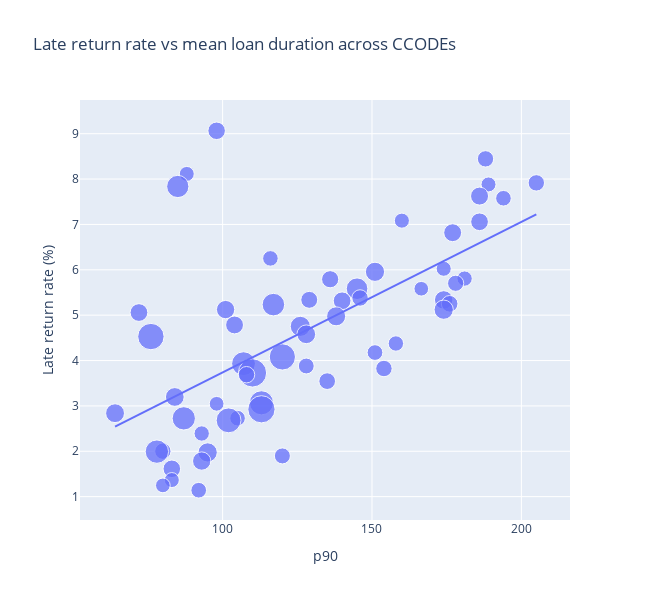

Source (notebook cell):
### Markdown cell above
Across ccodes, there is no significant correlation between the median difference in loan duration (late vs. on-time) and the late-return rate.
Thus, the magnitude of the loan-duration difference in late cases (as a measure of “severity”) does not appear to be related to how frequently late returns occur.

### Code cell
input_data_frame = ccode_table.copy()

input_data_frame["size"] = 50 + 400 * np.sqrt(
    input_data_frame["n_loans"] / input_data_frame["n_loans"].max()
)

fig = px.scatter(
    input_data_frame,
    x="p90",
    y="late_rate_percent",
    size="size",
    hover_name="Sammlungszeichen/CCODE",
    hover_data={
        "n_loans": True,
        "p90": ":.1f",
        "late_rate_percent": ":.2f",
        "size": False,
    },
    labels={
        "p90": "p90",
        "late_rate_percent": "Late return rate (%)",
    },
    title="Late return rate vs mean loan duration across CCODEs",
    trendline="ols",
)

fig.update_traces(marker=dict(opacity=0.75))
fig.update_layout(width=650, height=600)
fig.show()

log_pearson_spearman(input_data_frame, "p90", "late_rate_percent")

### Figure 1 — Plotly figure (JSON) as saved in the notebook; plotly's stock layout.template omitted (floating-point values rounded to 4 significant figures)
{"data": [{"customdata": [[16320.0, 172.5], [11000.0, 150.6], [6261.0, 125.9], [11280.0, 151.8], [6293.0, 126.1], [56860.0, 278.6], [18990.0, 182.1], [8262.0, 137.2], [6593.0, 127.9], [17310.0, 176.2], [18510.0, 180.4], [8078.0, 136.2], [6525.0, 127.5], [26900.0, 207.3], [7285.0, 131.8], [14690.0, 166.2], [10400.0, 147.8], [49080.0, 262.4], [5446.0, 120.8], [11530.0, 152.9], [13640.0, 162.0], [22100.0, 192.5], [17770.0, 177.8], [12100.0, 155.4], [60690.0, 286.2], [21100.0, 189.3], [27400.0, 208.7], [17690.0, 177.5], [25710.0, 203.7], [18210.0, 179.4], [34520.0, 228.1], [23680.0, 197.5], [127000.0, 391.6], [7496.0, 133.0], [8621.0, 139.0], [123900.0, 387.5], [78710.0, 319.0], [9202.0, 142.0], [11300.0, 151.9], [174000.0, 450.0], [11420.0, 152.4], [12410.0, 156.8], [23650.0, 197.4], [83570.0, 327.2], [5712.0, 122.5], [147000.0, 417.7], [24620.0, 200.4], [8244.0, 137.1], [70800.0, 305.1], [96440.0, 347.8], [7358.0, 132.2], [10840.0, 149.8], [72230.0, 307.7], [27100.0, 207.8], [9696.0, 144.4], [20900.0, 188.6], [16610.0, 173.6], [6370.0, 126.5], [5531.0, 121.3], [8499.0, 138.4]], "hovertemplate": "<b>%{hovertext}</b><br><br>p90=%{x:.1f}<br>Late return rate (%)=%{y:.2f}<br>n_loans=%{customdata[0]}<extra></extra>", "hovertext": ["dvdsa", "esan", "dvdkisa", "esaw", "sk", "dvdki", "esav", "esah", "esag", "esao", "esam", "eslfantasy", "esar", "jusa", "esas", "kifr", "esau", "kisa", "esak", "esae", "jusare", "esach", "sp", "esay", "kisl", "mag", "esax", "dvdserie", "kisare", "tonie", "jusl", "efr", "dvdsl", "dsa", "esap", "kisl4.1", "kisl5.1", "kisabire", "esad", "kisl1", "zs", "dkisa", "ecom", "esac", "eslbiograf", "dki", "juslmanga", "eslhist", "kislcomic", "esl", "esltabu", "dslKrimi", "eslkrimi/thriller", "dsl", "dmKlassik", "dmPop", "eslunterha", "dslThriller", "dmWeltmusik/Folk", "dmJazz"], "legendgroup": "", "marker": {"color": "#636efa", "size": [172.5, 150.6, 125.9, 151.8, 126.1, 278.6, 182.1, 137.2, 127.9, 176.2, 180.4, 136.2, 127.5, 207.3, 131.8, 166.2, 147.8, 262.4, 120.8, 152.9, 162.0, 192.5, 177.8, 155.4, 286.2, 189.3, 208.7, 177.5, 203.7, 179.4, 228.1, 197.5, 391.6, 133.0, 139.0, 387.5, 319.0, 142.0, 151.9, 450.0, 152.4, 156.8, 197.4, 327.2, 122.5, 417.7, 200.4, 137.1, 305.1, 347.8, 132.2, 149.8, 307.7, 207.8, 144.4, 188.6, 173.6, 126.5, 121.3, 138.4], "sizemode": "area", "sizeref": 1.125, "symbol": "circle", "opacity": 0.75}, "mode": "markers", "name": "", "orientation": "v", "showlegend": false, "x": [98.0, 188.0, 88.0, 205.0, 189.0, 85.0, 186.0, 194.0, 160.0, 186.0, 177.0, 116.0, 174.0, 151.0, 181.0, 136.0, 178.0, 145.0, 166.5, 146.0, 129.0, 174.0, 140.0, 176.0, 117.0, 101.0, 174.0, 72.0, 138.0, 104.0, 126.0, 128.0, 76.0, 158.0, 151.0, 120.0, 107.0, 128.0, 154.0, 110.0, 108.0, 135.0, 84.0, 113.0, 98.0, 113.0, 64.0, 105.0, 87.0, 102.0, 93.0, 80.0, 78.0, 95.0, 120.0, 93.0, 83.0, 83.0, 80.0, 92.0], "xaxis": "x", "y": [9.064, 8.445, 8.114, 7.916, 7.882, 7.837, 7.625, 7.577, 7.083, 7.058, 6.818, 6.252, 6.023, 5.956, 5.806, 5.792, 5.703, 5.583, 5.582, 5.379, 5.338, 5.336, 5.317, 5.25, 5.233, 5.123, 5.121, 5.058, 4.975, 4.784, 4.754, 4.578, 4.529, 4.376, 4.176, 4.079, 3.931, 3.88, 3.824, 3.727, 3.688, 3.546, 3.197, 3.068, 3.046, 2.926, 2.839, 2.729, 2.726, 2.681, 2.392, 2.001, 1.992, 1.975, 1.898, 1.784, 1.614, 1.366, 1.248, 1.141], "yaxis": "y", "type": "scatter"}, {"hovertemplate": "<b>OLS trendline</b><br>late_rate_percent = 0.0331846 * p90 + 0.420997<br>R<sup>2</sup>=0.391522<br><br>p90=%{x:.1f}<br>Late return rate (%)=%{y:.2f} <b>(trend)</b><extra></extra>", "legendgroup": "", "marker": {"color": "#636efa", "symbol": "circle", "opacity": 0.75}, "mode": "lines", "name": "", "showlegend": false, "x": [64.0, 72.0, 76.0, 78.0, 80.0, 80.0, 83.0, 83.0, 84.0, 85.0, 87.0, 88.0, 92.0, 93.0, 93.0, 95.0, 98.0, 98.0, 101.0, 102.0, 104.0, 105.0, 107.0, 108.0, 110.0, 113.0, 113.0, 116.0, 117.0, 120.0, 120.0, 126.0, 128.0, 128.0, 129.0, 135.0, 136.0, 138.0, 140.0, 145.0, 146.0, 151.0, 151.0, 154.0, 158.0, 160.0, 166.5, 174.0, 174.0, 174.0, 176.0, 177.0, 178.0, 181.0, 186.0, 186.0, 188.0, 189.0, 194.0, 205.0], "xaxis": "x", "y": [2.545, 2.81, 2.943, 3.009, 3.076, 3.076, 3.175, 3.175, 3.209, 3.242, 3.308, 3.341, 3.474, 3.507, 3.507, 3.574, 3.673, 3.673, 3.773, 3.806, 3.872, 3.905, 3.972, 4.005, 4.071, 4.171, 4.171, 4.27, 4.304, 4.403, 4.403, 4.602, 4.669, 4.669, 4.702, 4.901, 4.934, 5.0, 5.067, 5.233, 5.266, 5.432, 5.432, 5.531, 5.664, 5.731, 5.946, 6.195, 6.195, 6.195, 6.261, 6.295, 6.328, 6.427, 6.593, 6.593, 6.66, 6.693, 6.859, 7.224], "yaxis": "y", "type": "scatter"}], "layout": {"xaxis": {"anchor": "y", "domain": [0.0, 1.0], "title": {"text": "p90"}}, "yaxis": {"anchor": "x", "domain": [0.0, 1.0], "title": {"text": "Late return rate (%)"}}, "legend": {"tracegroupgap": 0, "itemsizing": "constant"}, "title": {"text": "Late return rate vs mean loan duration across CCODEs"}, "width": 650, "height": 600}}
